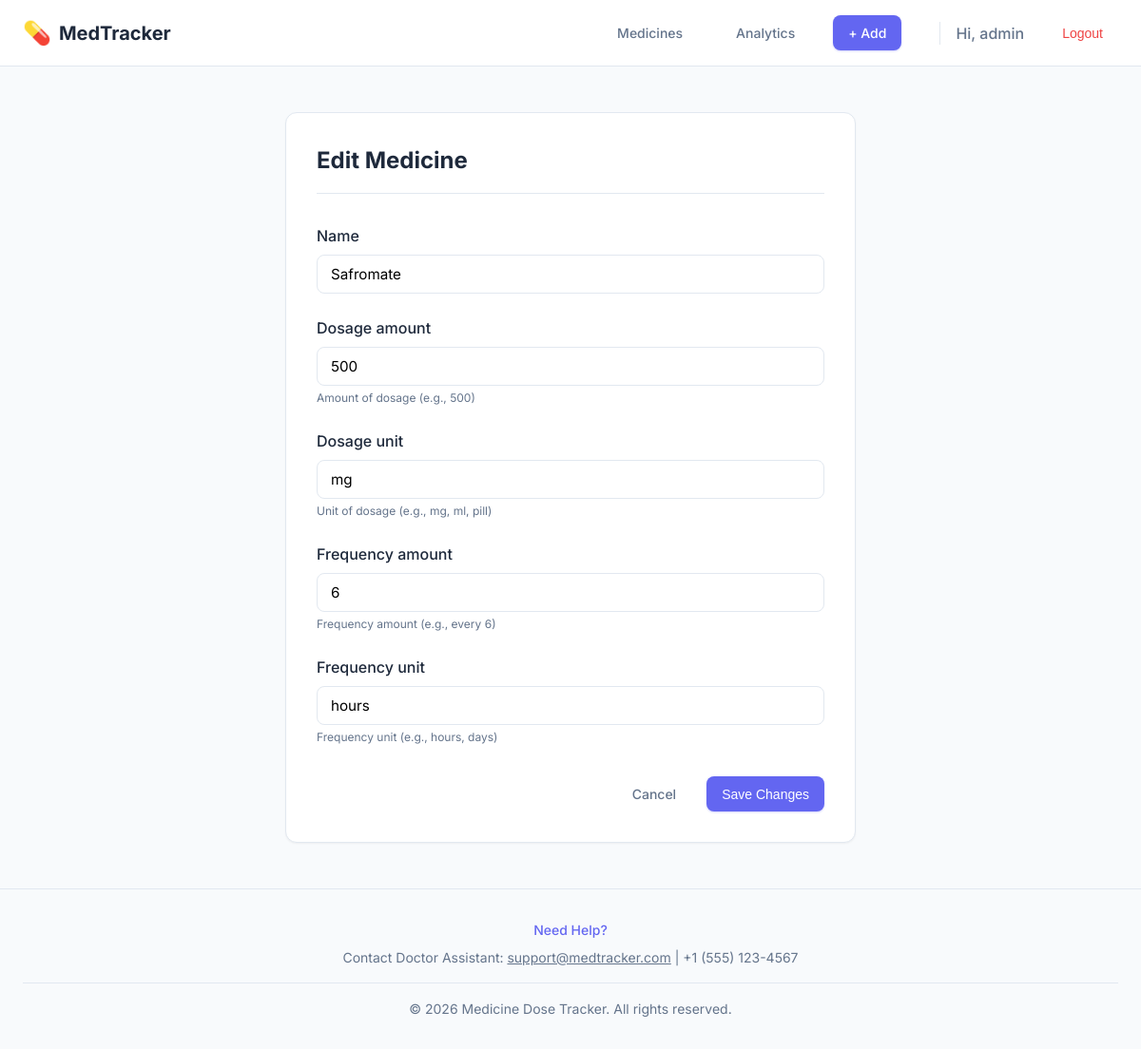
Screenshot of /medicines/2/edit/ (signed in) with the database file from the repository.
### medicines/models.py (models this page shows, shortened)
class Medicine(models.Model):
    user = models.ForeignKey(User, on_delete=models.CASCADE, related_name='medicines')
    name = models.CharField(max_length=200)
    dosage_amount = models.PositiveIntegerField(help_text="Amount of dosage (e.g., 500)")
    dosage_unit = models.CharField(max_length=50, help_text="Unit of dosage (e.g., mg, ml, pill)")
    frequency_amount = models.PositiveIntegerField(help_text="Frequency amount (e.g., every 6)")
    frequency_unit = models.CharField(max_length=50, help_text="Frequency unit (e.g., hours, days)")
    time_of_day = models.TimeField(help_text="Time to take the medicine", null=True, blank=True)
    created_at = models.DateTimeField(auto_now_add=True)

### medicines/views.py (the view)
# urls.py: path('<int:pk>/edit/', MedicineUpdateView.as_view(), name='medicine_edit'),
class MedicineUpdateView(LoginRequiredMixin, UpdateView):
    model = Medicine
    form_class = MedicineForm
    template_name = 'medicines/medicine_form.html'
    success_url = reverse_lazy('medicine_list')
    def get_queryset(self):
        return Medicine.objects.filter(user=self.request.user)

### medicines/forms.py
class MedicineForm(forms.ModelForm):
    class Meta:
        model = Medicine
        fields = ['name', 'dosage_amount', 'dosage_unit', 'frequency_amount', 'frequency_unit']
        widgets = {
            'name': forms.TextInput(attrs={'class': 'form-control'}),
            'dosage_amount': forms.NumberInput(attrs={'class': 'form-control'}),
            'dosage_unit': forms.TextInput(attrs={'class': 'form-control'}),
            'frequency_amount': forms.NumberInput(attrs={'class': 'form-control'}),
            'frequency_unit': forms.TextInput(attrs={'class': 'form-control'}),
        }

### templates/medicines/medicine_form.html (shortened to what this page needs)
{% extends 'base.html' %}
{% block content %}
<div style="max-width: 600px; margin: 0 auto;">
    <div class="card">
        <h2 style="margin-bottom: 2rem; padding-bottom: 1rem; border-bottom: 1px solid var(--border-color);">
            {% if form.instance.pk %}Edit Medicine{% else %}Add New Medicine{% endif %}
        </h2>
        <form method="post">
            {% for field in form %}
            <div class="form-group">
                <label for="{{ field.id_for_label }}" class="form-label">{{ field.label }}</label>
                {{ field }}
                {% if field.help_text %}
                <p class="help-text">{{ field.help_text }}</p>
                {% endif %}
            </div>
            {% endfor %}
            <div class="form-actions" style="justify-content: flex-end;">
                <a href="{% url 'medicine_list' %}" class="btn btn-text">Cancel</a>
                <button type="submit" class="btn btn-primary">
                    {% if form.instance.pk %}Save Changes{% else %}Add Medicine{% endif %}
                </button>
            </div>
        </form>
    </div>
</div>
{% endblock %}

### templates/base.html (shortened to what this page needs)
{% load static %}
<!DOCTYPE html>
<html lang="en">
<head>
    <link rel="stylesheet" href="{% static 'css/style.css' %}">
</head>
<body>
    <header class="app-header">
        <div class="container header-content">
            <a href="{% url 'medicine_list' %}" class="logo">
                <span class="logo-icon">💊</span> MedTracker
            </a>
            <nav class="main-nav">
                {% if user.is_authenticated %}
                <a href="{% url 'medicine_list' %}" class="btn btn-text">Medicines</a>
                <a href="{% url 'medicine_analytics' %}" class="btn btn-text">Analytics</a>
                <a href="{% url 'medicine_add' %}" class="btn btn-primary" style="margin-right: 0.5rem;">+ Add</a>
                <span class="user-greeting"
                    style="border-left: 1px solid var(--border-color); padding-left: 1rem; margin-left: 0.5rem;">Hi,
                    {{user.username}}</span>
                <form action="{% url 'logout' %}" method="post" style="display: inline;">
                    <button type="submit" class="btn btn-text" style="color: var(--danger-color);">Logout</button>
                </form>
                {% else %}
                <a href="{% url 'login' %}" class="btn btn-text">Log in</a>
                <a href="{% url 'signup' %}" class="btn btn-primary">Sign up</a>
                {% endif %}
            </nav>
        </div>
    </header>
    <main class="app-main">
        <div class="container">
            {% block content %}
            {% endblock %}
        </div>
    </main>
    <footer class="app-footer">
        <div class="container">
            <div style="margin-bottom: 1rem;">
                <p style="font-weight: 500; margin-bottom: 0.5rem; color: var(--primary-color);">Need Help?</p>
                <p>Contact Doctor Assistant: <a href="mailto:support@medtracker.com"
                        style="text-decoration: underline;">support@medtracker.com</a> | +1 (555) 123-4567</p>
            </div>
            <p style="border-top: 1px solid var(--border-color); padding-top: 1rem; margin-top: 1rem;">
                &copy; {% now "Y" %} Medicine Dose Tracker. All rights reserved.
            </p>
        </div>
    </footer>
</body>
</html>

### static/css/style.css (style rules this page uses)
:root { --primary-color: #6366f1; --primary-hover: #4f46e5; --bg-color: #f8fafc; --surface-color: #ffffff; --text-primary: #1e293b; --text-secondary: #64748b; --border-color: #e2e8f0; --success-color: #10b981; --danger-color: #ef4444; --shadow-sm: 0 1px 2px 0 rgb(0 0 0 / 0.05); --shadow-md: 0 4px 6px -1px rgb(0 0 0 / 0.1), 0 2px 4px -2px rgb(0 0 0 / 0.1); --radius-md: 0.5rem; --radius-lg: 0.75rem; --font-sans: 'Inter', system-ui, -apple-system, sans-serif; }
* { box-sizing: border-box; margin: 0; padding: 0; }
body { font-family: var(--font-sans); background-color: var(--bg-color); color: var(--text-primary); line-height: 1.5; min-height: 100vh; display: flex; flex-direction: column; }
a { text-decoration: none; color: inherit; transition: color 0.2s; }
.container { max-width: 1200px; margin: 0 auto; padding: 0 1.5rem; }
.app-header { background-color: var(--surface-color); border-bottom: 1px solid var(--border-color); padding: 1rem 0; position: sticky; top: 0; z-index: 10; }
.header-content { display: flex; justify-content: space-between; align-items: center; }
.logo { font-weight: 700; font-size: 1.25rem; color: var(--text-primary); display: flex; align-items: center; gap: 0.5rem; }
.logo-icon { font-size: 1.5rem; }
.main-nav { display: flex; align-items: center; gap: 1.5rem; }
.user-greeting { color: var(--text-secondary); font-weight: 500; }
.btn { display: inline-flex; align-items: center; justify-content: center; padding: 0.5rem 1rem; border-radius: var(--radius-md); font-weight: 500; font-size: 0.875rem; cursor: pointer; border: none; transition: all 0.2s cubic-bezier(0.4, 0, 0.2, 1); transform: scale(1); }
.btn-primary { background-color: var(--primary-color); color: white; box-shadow: 0 1px 2px rgba(99, 102, 241, 0.3); }
.btn-text { background-color: transparent; color: var(--text-secondary); }
.app-main { flex: 1; padding: 3rem 0; }
.card { background-color: var(--surface-color); border-radius: var(--radius-lg); box-shadow: var(--shadow-sm); padding: 2rem; border: 1px solid var(--border-color); transition: all 0.3s ease; }
.form-group { margin-bottom: 1.5rem; }
.form-label { display: block; margin-bottom: 0.5rem; font-weight: 500; color: var(--text-primary); }
.form-control { width: 100%; padding: 0.625rem 0.875rem; border: 1px solid var(--border-color); border-radius: var(--radius-md); font-family: inherit; font-size: 0.95rem; transition: border-color 0.2s; }
.form-actions { margin-top: 2rem; display: flex; gap: 1rem; }
h1, h2, h3 { color: var(--text-primary); margin-bottom: 1.5rem; }
.app-footer { padding: 2rem 0; margin-top: auto; border-top: 1px solid var(--border-color); text-align: center; color: var(--text-secondary); font-size: 0.875rem; }
.help-text { font-size: 0.75rem; color: var(--text-secondary); margin-top: 0.25rem; }

### rows the page displays
Medicine: form "Safromate" "500" "mg" "6" "hours"

### other values shown
{{ user.username }} "admin"
{{ field.label }} "Name" "Dosage amount" "Dosage unit" "Frequency amount" "Frequency unit"
{{ field.help_text }} "Amount of dosage (e.g., 500)" "Unit of dosage (e.g., mg, ml, pill)" "Frequency amount (e.g., every 6)" "Frequency unit (e.g., hours, days)"
